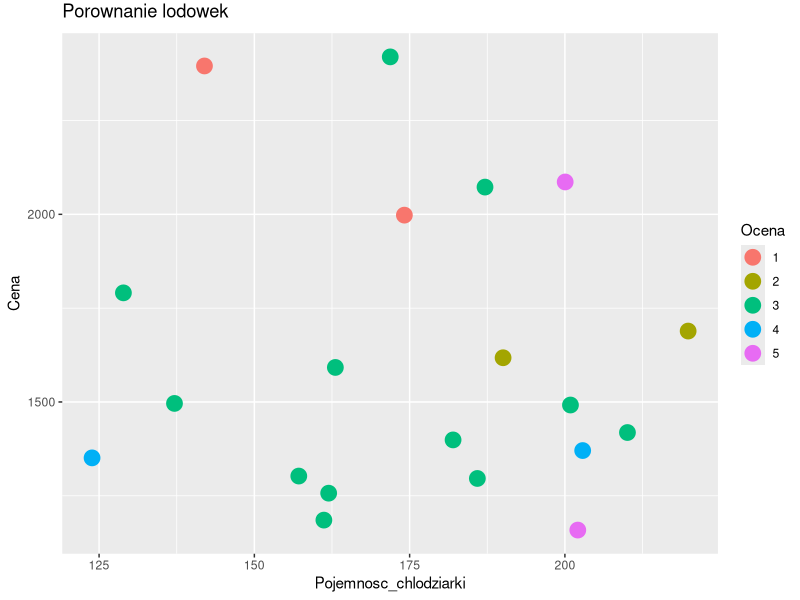

Generate this figure with R:
library("ggplot2")

df <- as.data.frame(matrix(c(220, 129, 124, 157, 186, 202, 137, 162, 142, 210, 187, 201, 161, 203, 190, 182, 174, 200, 163, 172,
                                     48, 41, 39, 44, 55, 39, 71, 37, 98, 115, 24, 75, 83, 41, 47, 49, 50, 43, 63, 79,
                                     18, 17, 17, 14, 16, 14, 17, 17, 14, 20, 20, 18, 18, 20, 18, 15, 15, 20, 19, 15,
                                     1690, 1790, 1349, 1299, 1299, 1160, 1499, 1259, 2399, 1419, 2069, 1489, 1189, 1369, 1619, 1399, 2000, 2090, 1590, 2419), 20, 4))
labels <- c("1", "2", "3", "4", "5")
result <- c(2, 3, 4, 3, 3, 5, 3, 3, 1, 3, 3, 3, 3, 4, 2, 3, 1, 5, 3, 3)
factors <- factor(result, labels)
df <- cbind(df, factors)
colnames(df) <- c("Pojemnosc_chlodziarki", "Pojemnosc_zamrazarki", "Utrzymywanie_temperatury_do_st_c", "Cena", "Ocena")

stripchart <- ggplot(df, aes(Pojemnosc_chlodziarki, Cena, col = factor(Ocena))) + geom_jitter(position = position_jitter(width = 0.2), size=5)
stripchart <- stripchart + ylab("Cena") + xlab("Pojemnosc_chlodziarki") + labs(colour = "Ocena")
stripchart <- stripchart + ggtitle("Porownanie lodowek") + theme(plot.title = element_text(vjust =+ 2))
stripchart